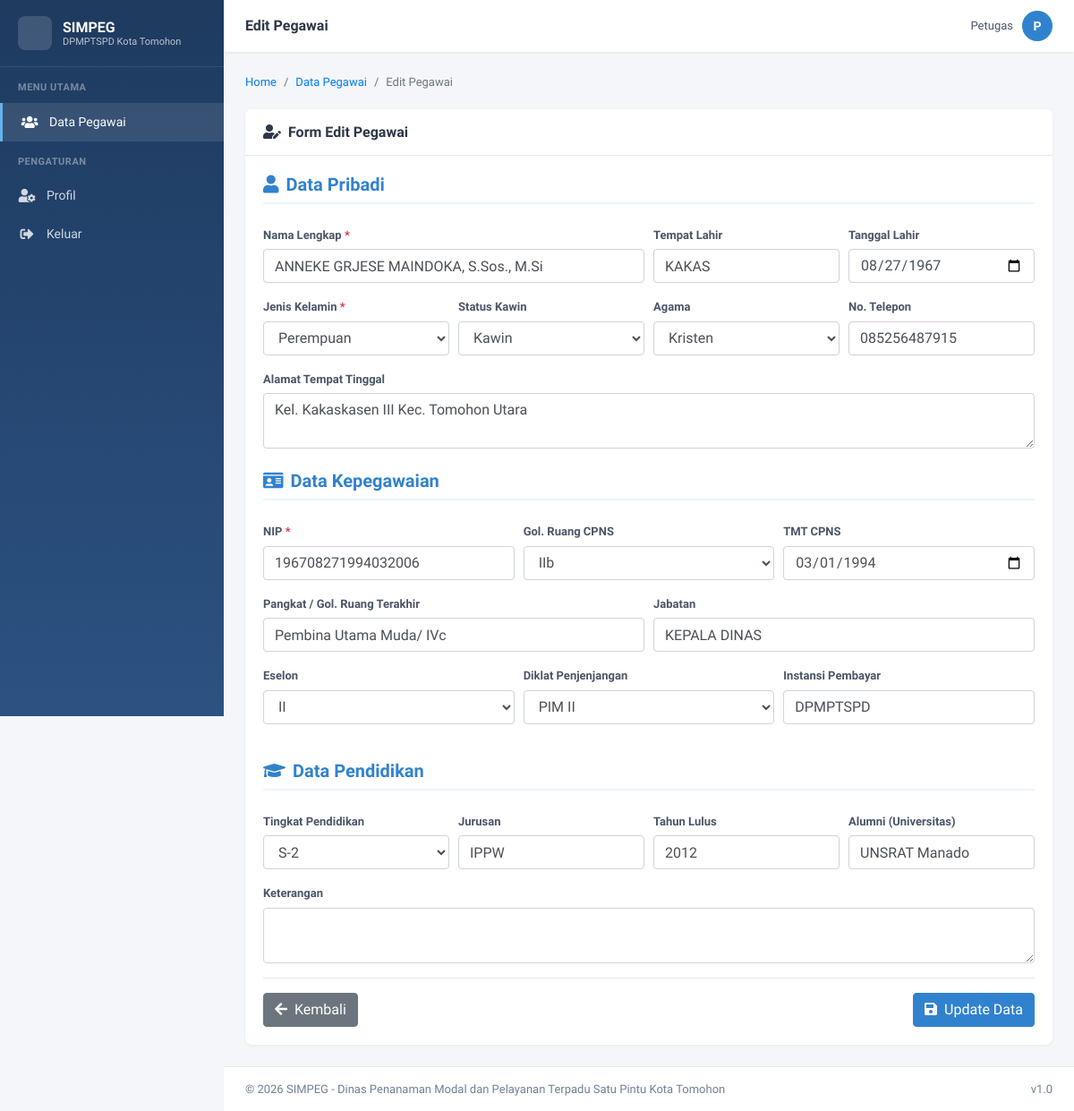
Page /index.php/pegawai/edit/196708271994032006 on the committed database.
### tables this page shows
CREATE TABLE `pegawai` (
  `nama` varchar(200) NOT NULL,
  `nip` varchar(30) NOT NULL,
  `gol_ruang_cpns` varchar(10) DEFAULT NULL,
  `tmt_cpns` date DEFAULT NULL,
  `pangkat_terakhir` varchar(100) DEFAULT NULL,
  `jenis_kelamin` enum('L','P') NOT NULL DEFAULT 'L',
  `jabatan` varchar(200) DEFAULT NULL,
  `eselon` varchar(10) DEFAULT NULL,
  `diklat_penjenjangan` varchar(50) DEFAULT NULL,
  `instansi_pembayar` varchar(100) DEFAULT NULL,
  `keterangan` text,
  `role` varchar(256) NOT NULL,
  `password` varchar(256) NOT NULL,
  `created_at` datetime DEFAULT CURRENT_TIMESTAMP,
  `updated_at` datetime DEFAULT CURRENT_TIMESTAMP ON UPDATE CURRENT_TIMESTAMP
);

CREATE TABLE `pegawai_pribadi` (
  `nip` varchar(25) NOT NULL,
  `tempat_lahir` varchar(100) DEFAULT NULL,
  `tanggal_lahir` date DEFAULT NULL,
  `status_kawin` varchar(20) DEFAULT NULL,
  `agama` varchar(20) DEFAULT NULL,
  `alamat` text,
  `no_telp` varchar(20) DEFAULT NULL,
  `keterangan` text,
  `created_at` datetime DEFAULT CURRENT_TIMESTAMP,
  `updated_at` datetime DEFAULT CURRENT_TIMESTAMP ON UPDATE CURRENT_TIMESTAMP
);

CREATE TABLE `pegawai_drh` (
  `nip` varchar(25) NOT NULL,
  `tingkat_pendidikan` varchar(10) DEFAULT NULL,
  `jurusan` varchar(150) DEFAULT NULL,
  `tahun_lulus` year DEFAULT NULL,
  `alumni` varchar(100) DEFAULT NULL,
  `keterangan` text,
  `created_at` datetime DEFAULT CURRENT_TIMESTAMP,
  `updated_at` datetime DEFAULT CURRENT_TIMESTAMP ON UPDATE CURRENT_TIMESTAMP
);

### application/controllers/Pegawai.php (called while the page is built, shortened)
<?php
class Pegawai extends CI_Controller {
    public function __construct()
    {
        $this->load->model('Pegawai_model');
    }
    public function edit($nip)
    {
        $data['title'] = 'Edit Pegawai';
        $data['pegawai'] = $this->Pegawai_model->get_by_nip($nip);
        $this->load->view('templates/header', $data);
        $this->load->view('pegawai/edit', $data);
        $this->load->view('templates/footer');
    }
}

### index.php (called while the page is built, shortened)
<?php
require_once BASEPATH.'core/CodeIgniter.php';

### application/models/Pegawai_model.php (called while the page is built, shortened)
<?php
class Pegawai_model extends CI_Model {
    public function get_by_nip($nip)
    {
        $this->db->select('pegawai.*, pegawai_pribadi.tempat_lahir, pegawai_pribadi.tanggal_lahir, pegawai_pribadi.status_kawin, pegawai_pribadi.agama, pegawai_pribadi.alamat, pegawai_pribadi.no_telp, pegawai_drh.tingkat_pendidikan, pegawai_drh.jurusan, pegawai_drh.tahun_lulus, pegawai_drh.alumni');
        $this->db->from('pegawai');
        $this->db->join('pegawai_pribadi', 'pegawai_pribadi.nip = pegawai.nip', 'left');
        $this->db->join('pegawai_drh', 'pegawai_drh.nip = pegawai.nip', 'left');
        $this->db->where('pegawai.nip', $nip);
        return $this->db->get()->row();
    }
}

### application/views/pegawai/edit.php (the view, shortened to what this page needs)
<nav class="breadcrumb-wrapper">
    <ol class="breadcrumb">
        <li class="breadcrumb-item"><a href="<?= site_url('pegawai') ?>">Home</a></li>
        <li class="breadcrumb-item"><a href="<?= site_url('pegawai') ?>">Data Pegawai</a></li>
        <li class="breadcrumb-item active">Edit Pegawai</li>
    </ol>
</nav>
<?php $p = $pegawai; ?>
<div class="card">
    <div class="card-header">
        <h3><i class="fas fa-user-edit mr-2"></i>Form Edit Pegawai</h3>
    </div>
    <div class="card-body">
        <form action="<?= site_url('pegawai/update/'.$p->nip) ?>" method="POST">
            <div class="mb-4">
                <h5 style="color:#3182ce;font-weight:700;border-bottom:2px solid #ebf4ff;padding-bottom:8px">
                    <i class="fas fa-user mr-2"></i>Data Pribadi
                </h5>
            </div>
            <div class="form-row">
                <div class="form-group col-md-6">
                    <label>Nama Lengkap <span class="text-danger">*</span></label>
                    <input type="text" name="nama" class="form-control" value="<?= $p->nama ?>" required>
                </div>
                <div class="form-group col-md-3">
                    <label>Tempat Lahir</label>
                    <input type="text" name="tempat_lahir" class="form-control" value="<?= $p->tempat_lahir ?>">
                </div>
                <div class="form-group col-md-3">
                    <label>Tanggal Lahir</label>
                    <input type="date" name="tanggal_lahir" class="form-control" value="<?= $p->tanggal_lahir ?>">
                </div>
            </div>
            <div class="form-row">
                <div class="form-group col-md-3">
                    <label>Jenis Kelamin <span class="text-danger">*</span></label>
                    <select name="jenis_kelamin" class="form-control" required>
                        <option value="P" <?= ($p->jenis_kelamin == 'P') ? 'selected' : '' ?>>Perempuan</option>
                    </select>
                </div>
                <div class="form-group col-md-3">
                    <label>Status Kawin</label>
                    <select name="status_kawin" class="form-control">
                        <option value="Kawin" <?= ($p->status_kawin == 'Kawin') ? 'selected' : '' ?>>Kawin</option>
                    </select>
                </div>
                <div class="form-group col-md-3">
                    <label>Agama</label>
                    <select name="agama" class="form-control">
                        <option value="Kristen" <?= ($p->agama == 'Kristen') ? 'selected' : '' ?>>Kristen</option>
                    </select>
                </div>
                <div class="form-group col-md-3">
                    <label>No. Telepon</label>
                    <input type="text" name="no_telp" class="form-control" value="<?= $p->no_telp ?>">
                </div>
            </div>
            <div class="form-group">
                <label>Alamat Tempat Tinggal</label>
                <textarea name="alamat" class="form-control" rows="2"><?= $p->alamat ?></textarea>
            </div>
            <div class="mb-4 mt-4">
                <h5 style="color:#3182ce;font-weight:700;border-bottom:2px solid #ebf4ff;padding-bottom:8px">
                    <i class="fas fa-id-card mr-2"></i>Data Kepegawaian
                </h5>
            </div>
            <div class="form-row">
                <div class="form-group col-md-4">
                    <label>NIP <span class="text-danger">*</span></label>
                    <input type="text" name="nip" class="form-control" value="<?= $p->nip ?>" required>
                </div>
                <div class="form-group col-md-4">
                    <label>Gol. Ruang CPNS</label>
                    <?php
                        $gol_options = array('Ia','Ib','Ic','Id','IIa','IIb','IIc','IId','IIIa','IIIb','IIIc','IIId','IVa','IVb','IVc','IVd','IVe','IX');
                    ?>
                    <select name="gol_ruang_cpns" class="form-control">
                        <?php foreach($gol_options as $gol): ?>
                        <option value="<?= $gol ?>" <?= ($p->gol_ruang_cpns == $gol) ? 'selected' : '' ?>><?= $gol ?></option>
                        <?php endforeach; ?>
                    </select>
                </div>
                <div class="form-group col-md-4">
                    <label>TMT CPNS</label>
                    <input type="date" name="tmt_cpns" class="form-control" value="<?= $p->tmt_cpns ?>">
                </div>
            </div>
            <div class="form-row">
                <div class="form-group col-md-6">
                    <label>Pangkat / Gol. Ruang Terakhir</label>
                    <input type="text" name="pangkat_terakhir" class="form-control" value="<?= $p->pangkat_terakhir ?>">
                </div>
                <div class="form-group col-md-6">
                    <label>Jabatan</label>
                    <input type="text" name="jabatan" class="form-control" value="<?= $p->jabatan ?>">
                </div>
            </div>
            <div class="form-row">
                <div class="form-group col-md-4">
                    <label>Eselon</label>
                    <?php
                        $eselon_options = array('I','II','IIIa','IIIb','IVa','IVb');
                    ?>
                    <select name="eselon" class="form-control">
                        <?php foreach($eselon_options as $es): ?>
                        <option value="<?= $es ?>" <?= ($p->eselon == $es) ? 'selected' : '' ?>><?= $es ?></option>
                        <?php endforeach; ?>
                    </select>
                </div>
                <div class="form-group col-md-4">
                    <label>Diklat Penjenjangan</label>
                    <?php
                        $diklat_options = array('PIM I','PIM II','PIM III','PIM IV','Pra Jabatan','Latsar CPNS');
                    ?>
                    <select name="diklat_penjenjangan" class="form-control">
                        <?php foreach($diklat_options as $dk): ?>
                        <option value="<?= $dk ?>" <?= ($p->diklat_penjenjangan == $dk) ? 'selected' : '' ?>><?= $dk ?></option>
                        <?php endforeach; ?>
                    </select>
                </div>
                <div class="form-group col-md-4">
                    <label>Instansi Pembayar</label>
                    <input type="text" name="instansi_pembayar" class="form-control" value="<?= $p->instansi_pembayar ?>">
                </div>
            </div>
            <div class="mb-4 mt-4">
                <h5 style="color:#3182ce;font-weight:700;border-bottom:2px solid #ebf4ff;padding-bottom:8px">
                    <i class="fas fa-graduation-cap mr-2"></i>Data Pendidikan
                </h5>
            </div>
            <div class="form-row">
                <div class="form-group col-md-3">
                    <label>Tingkat Pendidikan</label>
                    <?php
                        $pendidikan_options = array('SD','SMP','SMA','D-1','D-2','D-3','D-4','S-1','S-2','S-3');
                    ?>
                    <select name="tingkat_pendidikan" class="form-control">
                        <?php foreach($pendidikan_options as $pnd): ?>
                        <option value="<?= $pnd ?>" <?= ($p->tingkat_pendidikan == $pnd) ? 'selected' : '' ?>><?= $pnd ?></option>
                        <?php endforeach; ?>
                    </select>
                </div>
                <div class="form-group col-md-3">
                    <label>Jurusan</label>
                    <input type="text" name="jurusan" class="form-control" value="<?= $p->jurusan ?>">
                </div>
                <div class="form-group col-md-3">
                    <label>Tahun Lulus</label>
                    <input type="number" name="tahun_lulus" class="form-control" value="<?= $p->tahun_lulus ?>" min="1970" max="2030">
                </div>
                <div class="form-group col-md-3">
                    <label>Alumni (Universitas)</label>
                    <input type="text" name="alumni" class="form-control" value="<?= $p->alumni ?>">
                </div>
            </div>
            <div class="form-group">
                <label>Keterangan</label>
                <textarea name="keterangan" class="form-control" rows="2"><?= $p->keterangan ?></textarea>
            </div>
            <hr>
            <div class="d-flex justify-content-between">
                <a href="<?= site_url('pegawai') ?>" class="btn btn-secondary">
                    <i class="fas fa-arrow-left mr-1"></i> Kembali
                </a>
                <button type="submit" class="btn btn-primary">
                    <i class="fas fa-save mr-1"></i> Update Data
                </button>
            </div>
        </form>
    </div>
</div>

### application/views/templates/header.php (style rules this page uses)
body { font-family: 'Source Sans Pro', sans-serif; font-size: 14px; background-color: #f4f6f9; }
.breadcrumb-wrapper { margin-bottom: 20px; }
.breadcrumb-wrapper .breadcrumb { background: transparent; padding: 0; margin: 0; font-size: 13px; }
.card { border: none; border-radius: 8px; box-shadow: 0 1px 3px rgba(0, 0, 0, 0.06); }
.card-header { background: #fff; border-bottom: 1px solid #e2e8f0; padding: 16px 20px; border-radius: 8px 8px 0 0 !important; }
.card-header h3 { font-size: 16px; font-weight: 600; color: #2d3748; margin: 0; }
.card-body { padding: 20px; }
.btn-primary { background-color: #3182ce; border-color: #3182ce; }
.form-group label { font-weight: 600; color: #4a5568; font-size: 13px; margin-bottom: 6px; }

### rows in the picture
pegawai: nama "ANNEKE GRJESE MAINDOKA, S.Sos., M.Si", tempat_lahir "KAKAS", tanggal_lahir "08/27/1967", jenis_kelamin "Perempuan", no_telp "085256487915", alamat "Kel. Kakaskasen III Kec. Tomohon Utara", nip "196708271994032006", gol_ruang_cpns "IIb", tmt_cpns "03/01/1994", pangkat_terakhir "Pembina Utama Muda/ IVc", jabatan "KEPALA DINAS", eselon "II", diklat_penjenjangan "PIM II", instansi_pembayar "DPMPTSPD", jurusan "IPPW", tahun_lulus "2012", alumni "UNSRAT Manado"
pegawai_pribadi: status_kawin "Kawin", agama "Kristen"
pegawai_drh: tingkat_pendidikan "S-2"

### other values in the picture
$title "Edit Pegawai"
